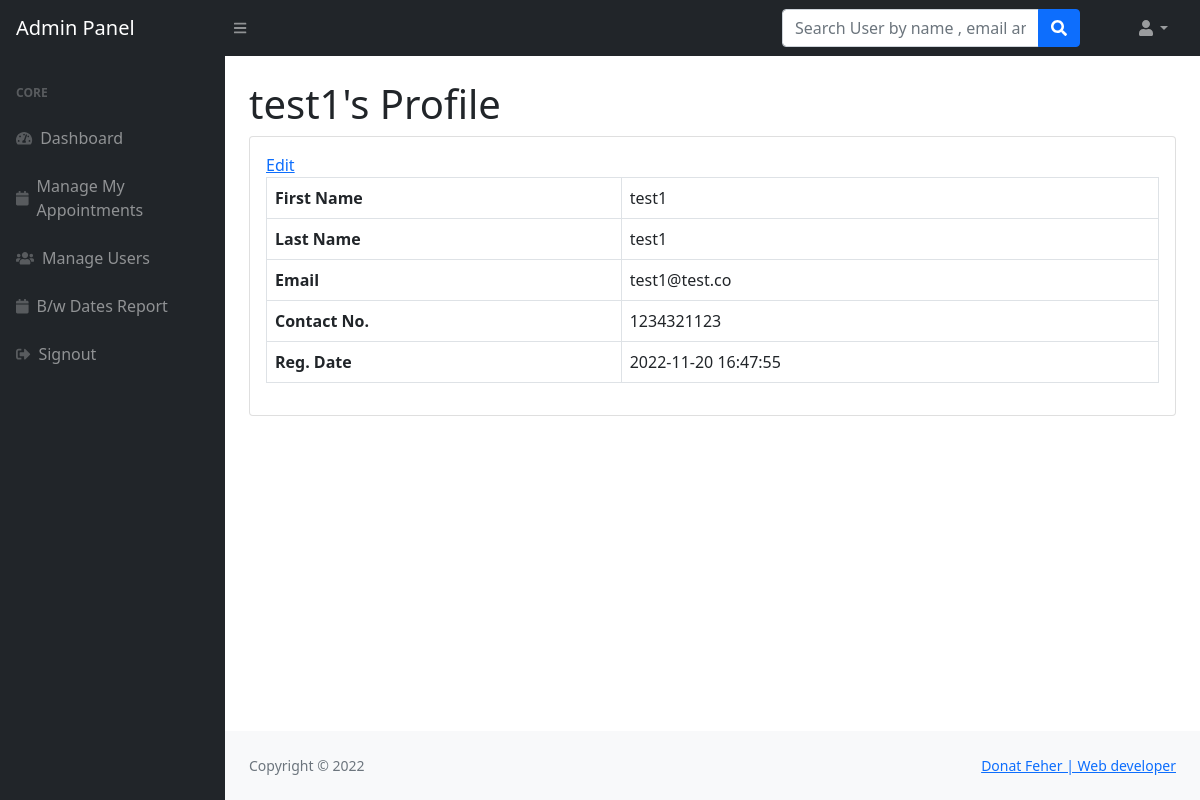
The app's page /admin/user-profile.php?uid=17 (signed in) with its own data.
### tables this page shows
CREATE TABLE `users` (
  `id` int(11) NOT NULL,
  `fname` varchar(255) DEFAULT NULL,
  `lname` varchar(255) DEFAULT NULL,
  `email` varchar(255) DEFAULT NULL,
  `password` varchar(300) DEFAULT NULL,
  `contactno` varchar(11) DEFAULT NULL,
  `posting_date` timestamp NOT NULL DEFAULT current_timestamp()
);

### admin/user-profile.php (the view, shortened to what this page needs)
<?php session_start();
include_once('../includes/config.php');
if (strlen($_SESSION['adminid']==0)) {
  header('location:logout.php');
  } else{
?>
<!DOCTYPE html>
<html lang="en">
    <head>
        <link href="https://cdn.jsdelivr.net/npm/simple-datatables@latest/dist/style.css" rel="stylesheet" />
        <link href="../css/styles.css" rel="stylesheet" />
    </head>
    <body class="sb-nav-fixed">
      <?php include_once('includes/navbar.php');?>
        <div id="layoutSidenav">
          <?php include_once('includes/sidebar.php');?>
            <div id="layoutSidenav_content">
                <main>
                    <div class="container-fluid px-4">
<?php
$userid=$_GET['uid'];
$query=mysqli_query($con,"select * from users where id='$userid'");
while($result=mysqli_fetch_array($query))
{?>
                        <h1 class="mt-4"><?php echo $result['fname'];?>'s Profile</h1>
                        <div class="card mb-4">
                            <div class="card-body">
                                <a href="edit-profile.php?uid=<?php echo $result['id'];?>">Edit</a>
                                <table class="table table-bordered">
                                   <tr>
                                    <th>First Name</th>
                                       <td><?php echo $result['fname'];?></td>
                                   </tr>
                                   <tr>
                                       <th>Last Name</th>
                                       <td><?php echo $result['lname'];?></td>
                                   </tr>
                                   <tr>
                                       <th>Email</th>
                                       <td colspan="3"><?php echo $result['email'];?></td>
                                   </tr>
                                     <tr>
                                       <th>Contact No.</th>
                                       <td colspan="3"><?php echo $result['contactno'];?></td>
                                   </tr>
                                        <tr>
                                       <th>Reg. Date</th>
                                       <td colspan="3"><?php echo $result['posting_date'];?></td>
                                   </tr>
                                </table>
                            </div>
                        </div>
<?php } ?>
                    </div>
                </main>
          <?php include('../includes/footer.php');?>
            </div>
        </div>
    </body>
</html>
<?php } ?>

### records on screen
users: fname "test1", lname "test1", email "test1@test.co", contactno "1234321123", posting_date "2022-11-20 16:47:55"
